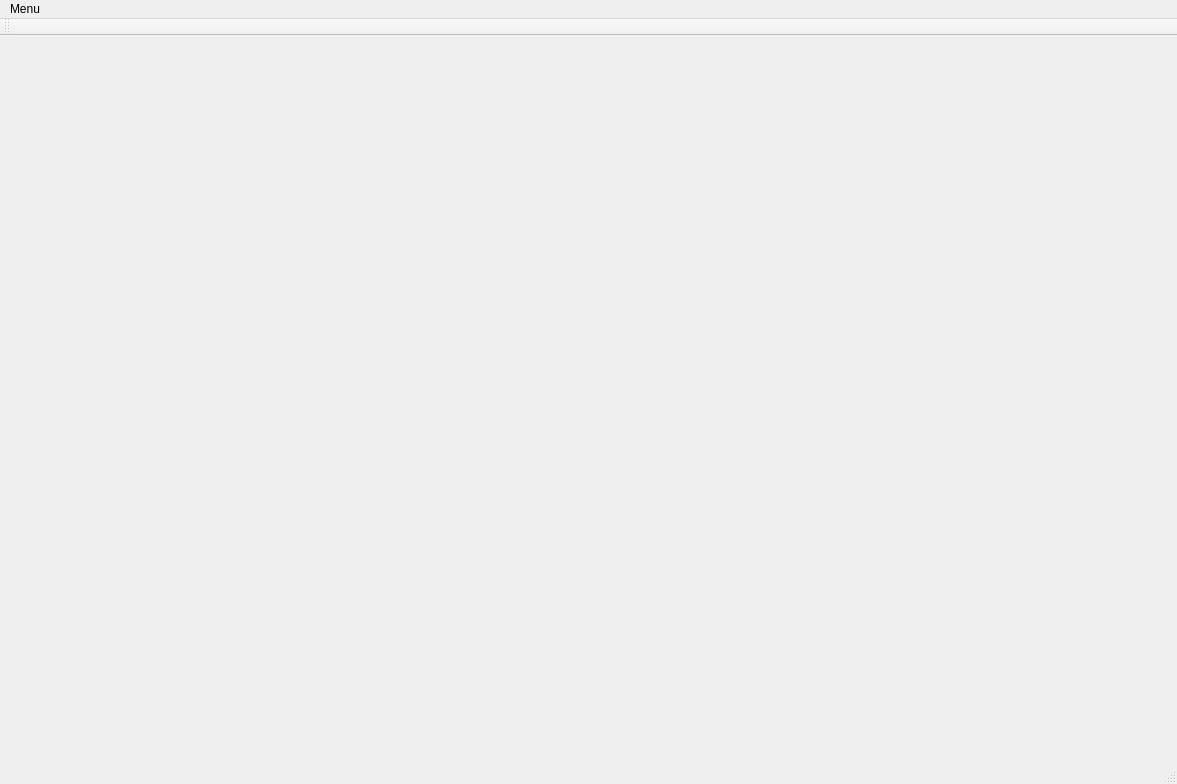
<?xml version="1.0" encoding="UTF-8"?>
<ui version="4.0">
 <class>MainWindow</class>
 <widget class="QMainWindow" name="MainWindow">
  <property name="geometry">
   <rect>
    <x>0</x>
    <y>0</y>
    <width>1177</width>
    <height>784</height>
   </rect>
  </property>
  <property name="windowTitle">
   <string>MainWindow</string>
  </property>
  <widget class="QWidget" name="centralWidget">
   <widget class="QLabel" name="label">
    <property name="geometry">
     <rect>
      <x>50</x>
      <y>20</y>
      <width>1001</width>
      <height>681</height>
     </rect>
    </property>
    <property name="text">
     <string/>
    </property>
   </widget>
  </widget>
  <widget class="QMenuBar" name="menuBar">
   <property name="geometry">
    <rect>
     <x>0</x>
     <y>0</y>
     <width>1177</width>
     <height>22</height>
    </rect>
   </property>
   <widget class="QMenu" name="menuTrai">
    <property name="title">
     <string>Menu</string>
    </property>
    <addaction name="actionTrain"/>
    <addaction name="actionRecognize"/>
   </widget>
   <addaction name="menuTrai"/>
  </widget>
  <widget class="QToolBar" name="mainToolBar">
   <attribute name="toolBarArea">
    <enum>TopToolBarArea</enum>
   </attribute>
   <attribute name="toolBarBreak">
    <bool>false</bool>
   </attribute>
  </widget>
  <widget class="QStatusBar" name="statusBar"/>
  <action name="actionTrain">
   <property name="checkable">
    <bool>true</bool>
   </property>
   <property name="text">
    <string>Train</string>
   </property>
  </action>
  <action name="actionRecognize">
   <property name="checkable">
    <bool>true</bool>
   </property>
   <property name="text">
    <string>Recognize</string>
   </property>
  </action>
 </widget>
 <layoutdefault spacing="6" margin="11"/>
 <resources/>
 <connections/>
</ui>
